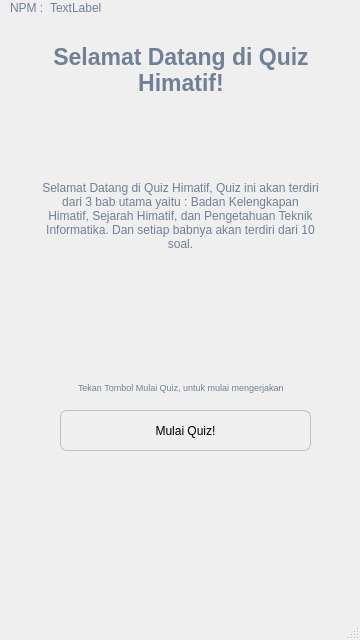
<?xml version="1.0" encoding="UTF-8"?>
<ui version="4.0">
 <class>MainWindow</class>
 <widget class="QMainWindow" name="MainWindow">
  <property name="geometry">
   <rect>
    <x>0</x>
    <y>0</y>
    <width>360</width>
    <height>640</height>
   </rect>
  </property>
  <property name="acceptDrops">
   <bool>false</bool>
  </property>
  <property name="windowTitle">
   <string>Quiz Himatif</string>
  </property>
  <property name="windowIcon">
   <iconset resource="assets.qrc">
    <normaloff>:/images/icon.png</normaloff>:/images/icon.png</iconset>
  </property>
  <property name="styleSheet">
   <string notr="true">QToolButton {
	border-radius:50px;
	background-color: #c4c4c4;
}

QLineEdit {
	padding-left:5px;
	border-radius:7px;
	border: 1px solid rgba(0,0,0,50);
}

QPushButton {
	padding: 0px;
	border: 0px;
	border-radius:2px;
}

QLabel{
	color: #718096;
}


</string>
  </property>
  <widget class="QWidget" name="centralwidget">
   <widget class="QStackedWidget" name="Stack_Pages">
    <property name="geometry">
     <rect>
      <x>0</x>
      <y>0</y>
      <width>360</width>
      <height>640</height>
     </rect>
    </property>
    <property name="minimumSize">
     <size>
      <width>360</width>
      <height>0</height>
     </size>
    </property>
    <property name="currentIndex">
     <number>1</number>
    </property>
    <widget class="QWidget" name="page">
     <widget class="QLineEdit" name="lineEdit_Password">
      <property name="geometry">
       <rect>
        <x>50</x>
        <y>350</y>
        <width>251</width>
        <height>41</height>
       </rect>
      </property>
      <property name="acceptDrops">
       <bool>true</bool>
      </property>
      <property name="autoFillBackground">
       <bool>false</bool>
      </property>
      <property name="echoMode">
       <enum>QLineEdit::Password</enum>
      </property>
      <property name="placeholderText">
       <string> Password</string>
      </property>
     </widget>
     <widget class="QPushButton" name="pushButton_Login">
      <property name="geometry">
       <rect>
        <x>260</x>
        <y>430</y>
        <width>41</width>
        <height>28</height>
       </rect>
      </property>
      <property name="cursor">
       <cursorShape>PointingHandCursor</cursorShape>
      </property>
      <property name="focusPolicy">
       <enum>Qt::NoFocus</enum>
      </property>
      <property name="text">
       <string/>
      </property>
      <property name="icon">
       <iconset resource="assets.qrc">
        <normaloff>:/images/Btn.svg</normaloff>:/images/Btn.svg</iconset>
      </property>
      <property name="iconSize">
       <size>
        <width>40</width>
        <height>40</height>
       </size>
      </property>
      <property name="checkable">
       <bool>true</bool>
      </property>
     </widget>
     <widget class="QLabel" name="label_Warning">
      <property name="geometry">
       <rect>
        <x>0</x>
        <y>260</y>
        <width>351</width>
        <height>20</height>
       </rect>
      </property>
      <property name="text">
       <string/>
      </property>
      <property name="alignment">
       <set>Qt::AlignCenter</set>
      </property>
     </widget>
     <widget class="QLineEdit" name="lineEdit_Username">
      <property name="geometry">
       <rect>
        <x>50</x>
        <y>290</y>
        <width>251</width>
        <height>41</height>
       </rect>
      </property>
      <property name="acceptDrops">
       <bool>true</bool>
      </property>
      <property name="autoFillBackground">
       <bool>false</bool>
      </property>
      <property name="placeholderText">
       <string> Username / NPM</string>
      </property>
     </widget>
     <widget class="QToolButton" name="toolButton_Logo">
      <property name="geometry">
       <rect>
        <x>120</x>
        <y>120</y>
        <width>101</width>
        <height>101</height>
       </rect>
      </property>
      <property name="layoutDirection">
       <enum>Qt::LeftToRight</enum>
      </property>
      <property name="autoFillBackground">
       <bool>false</bool>
      </property>
      <property name="styleSheet">
       <string notr="true"/>
      </property>
      <property name="text">
       <string/>
      </property>
      <property name="icon">
       <iconset resource="assets.qrc">
        <normaloff>:/images/icon.png</normaloff>:/images/icon.png</iconset>
      </property>
      <property name="iconSize">
       <size>
        <width>100</width>
        <height>100</height>
       </size>
      </property>
     </widget>
     <zorder>label_Warning</zorder>
     <zorder>toolButton_Logo</zorder>
     <zorder>pushButton_Login</zorder>
     <zorder>lineEdit_Password</zorder>
     <zorder>lineEdit_Username</zorder>
    </widget>
    <widget class="QWidget" name="page_2">
     <property name="styleSheet">
      <string notr="true">QPushButton#pushButton_Ready {
	padding:5px;
	border-radius:7px;
	border: 1px solid rgba(0,0,0,50);
}</string>
     </property>
     <widget class="QWidget" name="horizontalLayoutWidget">
      <property name="geometry">
       <rect>
        <x>0</x>
        <y>30</y>
        <width>361</width>
        <height>80</height>
       </rect>
      </property>
      <layout class="QHBoxLayout" name="LayoutJudul">
       <item>
        <spacer name="horizontalSpacer">
         <property name="orientation">
          <enum>Qt::Horizontal</enum>
         </property>
         <property name="sizeHint" stdset="0">
          <size>
           <width>40</width>
           <height>20</height>
          </size>
         </property>
        </spacer>
       </item>
       <item>
        <widget class="QLabel" name="label_Judul">
         <property name="font">
          <font>
           <family>MS UI Gothic</family>
           <pointsize>17</pointsize>
           <weight>75</weight>
           <bold>true</bold>
          </font>
         </property>
         <property name="layoutDirection">
          <enum>Qt::LeftToRight</enum>
         </property>
         <property name="text">
          <string>Selamat Datang di Quiz Himatif!</string>
         </property>
         <property name="alignment">
          <set>Qt::AlignCenter</set>
         </property>
         <property name="wordWrap">
          <bool>true</bool>
         </property>
        </widget>
       </item>
       <item>
        <spacer name="horizontalSpacer_2">
         <property name="orientation">
          <enum>Qt::Horizontal</enum>
         </property>
         <property name="sizeHint" stdset="0">
          <size>
           <width>40</width>
           <height>20</height>
          </size>
         </property>
        </spacer>
       </item>
      </layout>
     </widget>
     <widget class="QWidget" name="layoutWidget">
      <property name="geometry">
       <rect>
        <x>0</x>
        <y>170</y>
        <width>361</width>
        <height>91</height>
       </rect>
      </property>
      <layout class="QHBoxLayout" name="LayoutDeskripsi">
       <item>
        <spacer name="horizontalSpacer_4">
         <property name="orientation">
          <enum>Qt::Horizontal</enum>
         </property>
         <property name="sizeHint" stdset="0">
          <size>
           <width>20</width>
           <height>20</height>
          </size>
         </property>
        </spacer>
       </item>
       <item>
        <widget class="QLabel" name="label_Deskripsi">
         <property name="font">
          <font>
           <pointsize>9</pointsize>
           <weight>50</weight>
           <bold>false</bold>
           <stylestrategy>PreferAntialias</stylestrategy>
           <kerning>true</kerning>
          </font>
         </property>
         <property name="text">
          <string>Selamat Datang di Quiz Himatif, Quiz ini akan terdiri dari 3 bab utama yaitu : Badan Kelengkapan Himatif, Sejarah Himatif, dan Pengetahuan Teknik Informatika. Dan setiap babnya akan terdiri dari 10 soal.</string>
         </property>
         <property name="alignment">
          <set>Qt::AlignCenter</set>
         </property>
         <property name="wordWrap">
          <bool>true</bool>
         </property>
        </widget>
       </item>
       <item>
        <spacer name="horizontalSpacer_3">
         <property name="orientation">
          <enum>Qt::Horizontal</enum>
         </property>
         <property name="sizeHint" stdset="0">
          <size>
           <width>20</width>
           <height>20</height>
          </size>
         </property>
        </spacer>
       </item>
      </layout>
     </widget>
     <widget class="QPushButton" name="pushButton_Ready">
      <property name="enabled">
       <bool>true</bool>
      </property>
      <property name="geometry">
       <rect>
        <x>60</x>
        <y>410</y>
        <width>251</width>
        <height>41</height>
       </rect>
      </property>
      <property name="cursor">
       <cursorShape>PointingHandCursor</cursorShape>
      </property>
      <property name="mouseTracking">
       <bool>false</bool>
      </property>
      <property name="focusPolicy">
       <enum>Qt::NoFocus</enum>
      </property>
      <property name="text">
       <string>Mulai Quiz!</string>
      </property>
      <property name="shortcut">
       <string notr="true"/>
      </property>
     </widget>
     <widget class="QWidget" name="layoutWidget">
      <property name="geometry">
       <rect>
        <x>1</x>
        <y>371</y>
        <width>359</width>
        <height>32</height>
       </rect>
      </property>
      <layout class="QHBoxLayout" name="LayoutDeskripsiBtn">
       <item>
        <spacer name="horizontalSpacer_6">
         <property name="orientation">
          <enum>Qt::Horizontal</enum>
         </property>
         <property name="sizeHint" stdset="0">
          <size>
           <width>40</width>
           <height>20</height>
          </size>
         </property>
        </spacer>
       </item>
       <item>
        <widget class="QLabel" name="label">
         <property name="font">
          <font>
           <pointsize>7</pointsize>
          </font>
         </property>
         <property name="text">
          <string>Tekan Tombol Mulai Quiz, untuk mulai mengerjakan</string>
         </property>
        </widget>
       </item>
       <item>
        <spacer name="horizontalSpacer_5">
         <property name="orientation">
          <enum>Qt::Horizontal</enum>
         </property>
         <property name="sizeHint" stdset="0">
          <size>
           <width>40</width>
           <height>20</height>
          </size>
         </property>
        </spacer>
       </item>
      </layout>
     </widget>
     <widget class="QLabel" name="label_NamaTxt">
      <property name="geometry">
       <rect>
        <x>10</x>
        <y>0</y>
        <width>55</width>
        <height>16</height>
       </rect>
      </property>
      <property name="text">
       <string>NPM :</string>
      </property>
     </widget>
     <widget class="QLabel" name="label_Nama">
      <property name="geometry">
       <rect>
        <x>50</x>
        <y>0</y>
        <width>55</width>
        <height>16</height>
       </rect>
      </property>
      <property name="text">
       <string>TextLabel</string>
      </property>
     </widget>
    </widget>
    <widget class="QWidget" name="page_3">
     <property name="styleSheet">
      <string notr="true">QRadioButton {
	padding:10px;
	border-radius:7px;
	border: 1px solid rgba(0,0,0,50);
}
</string>
     </property>
     <widget class="QWidget" name="layoutWidget">
      <property name="geometry">
       <rect>
        <x>0</x>
        <y>20</y>
        <width>361</width>
        <height>112</height>
       </rect>
      </property>
      <layout class="QVBoxLayout" name="verticalLayout">
       <item>
        <layout class="QHBoxLayout" name="LayoutJudulQuiz">
         <item>
          <spacer name="horizontalSpacer_9">
           <property name="orientation">
            <enum>Qt::Horizontal</enum>
           </property>
           <property name="sizeHint" stdset="0">
            <size>
             <width>30</width>
             <height>20</height>
            </size>
           </property>
          </spacer>
         </item>
         <item>
          <widget class="QLabel" name="label_JudulQuiz">
           <property name="font">
            <font>
             <family>MS UI Gothic</family>
             <pointsize>17</pointsize>
             <weight>75</weight>
             <bold>true</bold>
            </font>
           </property>
           <property name="layoutDirection">
            <enum>Qt::LeftToRight</enum>
           </property>
           <property name="text">
            <string>Nama Tema</string>
           </property>
           <property name="alignment">
            <set>Qt::AlignCenter</set>
           </property>
           <property name="wordWrap">
            <bool>true</bool>
           </property>
          </widget>
         </item>
         <item>
          <spacer name="horizontalSpacer_10">
           <property name="orientation">
            <enum>Qt::Horizontal</enum>
           </property>
           <property name="sizeHint" stdset="0">
            <size>
             <width>30</width>
             <height>20</height>
            </size>
           </property>
          </spacer>
         </item>
        </layout>
       </item>
       <item>
        <layout class="QHBoxLayout" name="LayoutNoSOal">
         <item>
          <spacer name="horizontalSpacer_11">
           <property name="orientation">
            <enum>Qt::Horizontal</enum>
           </property>
           <property name="sizeHint" stdset="0">
            <size>
             <width>40</width>
             <height>20</height>
            </size>
           </property>
          </spacer>
         </item>
         <item>
          <widget class="QLabel" name="label_SoalTxt">
           <property name="font">
            <font>
             <family>MS Shell Dlg 2</family>
             <pointsize>15</pointsize>
             <weight>75</weight>
             <bold>true</bold>
            </font>
           </property>
           <property name="layoutDirection">
            <enum>Qt::LeftToRight</enum>
           </property>
           <property name="text">
            <string>Soal</string>
           </property>
           <property name="alignment">
            <set>Qt::AlignCenter</set>
           </property>
           <property name="wordWrap">
            <bool>true</bool>
           </property>
          </widget>
         </item>
         <item>
          <widget class="QLabel" name="label_n">
           <property name="font">
            <font>
             <family>MS Shell Dlg 2</family>
             <pointsize>15</pointsize>
             <weight>75</weight>
             <bold>true</bold>
            </font>
           </property>
           <property name="layoutDirection">
            <enum>Qt::LeftToRight</enum>
           </property>
           <property name="text">
            <string>n</string>
           </property>
           <property name="alignment">
            <set>Qt::AlignCenter</set>
           </property>
           <property name="wordWrap">
            <bool>true</bool>
           </property>
          </widget>
         </item>
         <item>
          <spacer name="horizontalSpacer_12">
           <property name="orientation">
            <enum>Qt::Horizontal</enum>
           </property>
           <property name="sizeHint" stdset="0">
            <size>
             <width>40</width>
             <height>20</height>
            </size>
           </property>
          </spacer>
         </item>
        </layout>
       </item>
      </layout>
     </widget>
     <widget class="QWidget" name="verticalLayoutWidget">
      <property name="geometry">
       <rect>
        <x>10</x>
        <y>320</y>
        <width>341</width>
        <height>211</height>
       </rect>
      </property>
      <layout class="QVBoxLayout" name="verticalLayout_2">
       <property name="spacing">
        <number>2</number>
       </property>
       <item>
        <widget class="QRadioButton" name="opsiA">
         <property name="focusPolicy">
          <enum>Qt::NoFocus</enum>
         </property>
         <property name="text">
          <string>Opsi A</string>
         </property>
        </widget>
       </item>
       <item>
        <widget class="QRadioButton" name="opsiB">
         <property name="focusPolicy">
          <enum>Qt::NoFocus</enum>
         </property>
         <property name="text">
          <string>Opsi B</string>
         </property>
        </widget>
       </item>
       <item>
        <widget class="QRadioButton" name="opsiC">
         <property name="focusPolicy">
          <enum>Qt::NoFocus</enum>
         </property>
         <property name="text">
          <string>Opsi C</string>
         </property>
        </widget>
       </item>
       <item>
        <widget class="QRadioButton" name="opsiD">
         <property name="focusPolicy">
          <enum>Qt::NoFocus</enum>
         </property>
         <property name="text">
          <string>Opsi D</string>
         </property>
        </widget>
       </item>
      </layout>
     </widget>
     <widget class="QPushButton" name="pushButton_Next">
      <property name="geometry">
       <rect>
        <x>300</x>
        <y>560</y>
        <width>41</width>
        <height>28</height>
       </rect>
      </property>
      <property name="cursor">
       <cursorShape>PointingHandCursor</cursorShape>
      </property>
      <property name="focusPolicy">
       <enum>Qt::NoFocus</enum>
      </property>
      <property name="text">
       <string/>
      </property>
      <property name="icon">
       <iconset resource="assets.qrc">
        <normaloff>:/images/Btn.svg</normaloff>:/images/Btn.svg</iconset>
      </property>
      <property name="iconSize">
       <size>
        <width>40</width>
        <height>40</height>
       </size>
      </property>
      <property name="checkable">
       <bool>true</bool>
      </property>
     </widget>
     <widget class="QWidget" name="layoutWidget">
      <property name="geometry">
       <rect>
        <x>0</x>
        <y>160</y>
        <width>361</width>
        <height>111</height>
       </rect>
      </property>
      <layout class="QHBoxLayout" name="LayoutSoal">
       <item>
        <spacer name="horizontalSpacer_8">
         <property name="orientation">
          <enum>Qt::Horizontal</enum>
         </property>
         <property name="sizeHint" stdset="0">
          <size>
           <width>40</width>
           <height>20</height>
          </size>
         </property>
        </spacer>
       </item>
       <item>
        <widget class="QLabel" name="label_Soal">
         <property name="font">
          <font>
           <family>MS Shell Dlg 2</family>
           <pointsize>10</pointsize>
          </font>
         </property>
         <property name="text">
          <string>Lorem ipsum dolor sit amet Lorem ipsum dolor sit amet Lorem ipsum dolor sit ametLorem ipsum dolor sit amet</string>
         </property>
         <property name="alignment">
          <set>Qt::AlignCenter</set>
         </property>
         <property name="wordWrap">
          <bool>true</bool>
         </property>
        </widget>
       </item>
       <item>
        <spacer name="horizontalSpacer_7">
         <property name="orientation">
          <enum>Qt::Horizontal</enum>
         </property>
         <property name="sizeHint" stdset="0">
          <size>
           <width>40</width>
           <height>20</height>
          </size>
         </property>
        </spacer>
       </item>
      </layout>
     </widget>
    </widget>
   </widget>
  </widget>
  <widget class="QStatusBar" name="statusbar"/>
 </widget>
 <resources>
  <include location="assets.qrc"/>
 </resources>
 <connections>
  <connection>
   <sender>lineEdit_Username</sender>
   <signal>returnPressed()</signal>
   <receiver>lineEdit_Password</receiver>
   <slot>setFocus()</slot>
   <hints>
    <hint type="sourcelabel">
     <x>246</x>
     <y>314</y>
    </hint>
    <hint type="destinationlabel">
     <x>253</x>
     <y>359</y>
    </hint>
   </hints>
  </connection>
  <connection>
   <sender>lineEdit_Password</sender>
   <signal>returnPressed()</signal>
   <receiver>pushButton_Login</receiver>
   <slot>click()</slot>
   <hints>
    <hint type="sourcelabel">
     <x>214</x>
     <y>384</y>
    </hint>
    <hint type="destinationlabel">
     <x>286</x>
     <y>430</y>
    </hint>
   </hints>
  </connection>
 </connections>
</ui>
